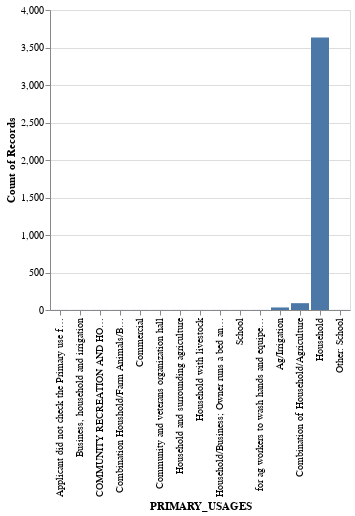

This figure's notebook cell:
### Code cell
alt.Chart(shortage_dataset.shortage_df
         ).mark_bar(
         ).encode(
            x = 'PRIMARY_USAGES:N',
            y = 'count(PRIMARY_USAGES):Q'
        )

### Figure 1 — Vega-Lite specification as saved in the notebook (floating-point values rounded to 4 significant figures; data arrays with more than 128 entries replaced by an {"elided": "..."} marker saying what was removed)
{"config": {"view": {"continuousWidth": 400, "continuousHeight": 300}}, "data": {"name": "data-8a93de87ed2edc469e5e88e971a8a6b1"}, "mark": "bar", "encoding": {"x": {"field": "PRIMARY_USAGES", "type": "nominal"}, "y": {"aggregate": "count", "field": "PRIMARY_USAGES", "type": "quantitative"}}, "$schema": "https://vega.github.io/schema/vega-lite/v4.17.0.json", "datasets": {"data-8a93de87ed2edc469e5e88e971a8a6b1": {"elided": "3771 records"}}}
